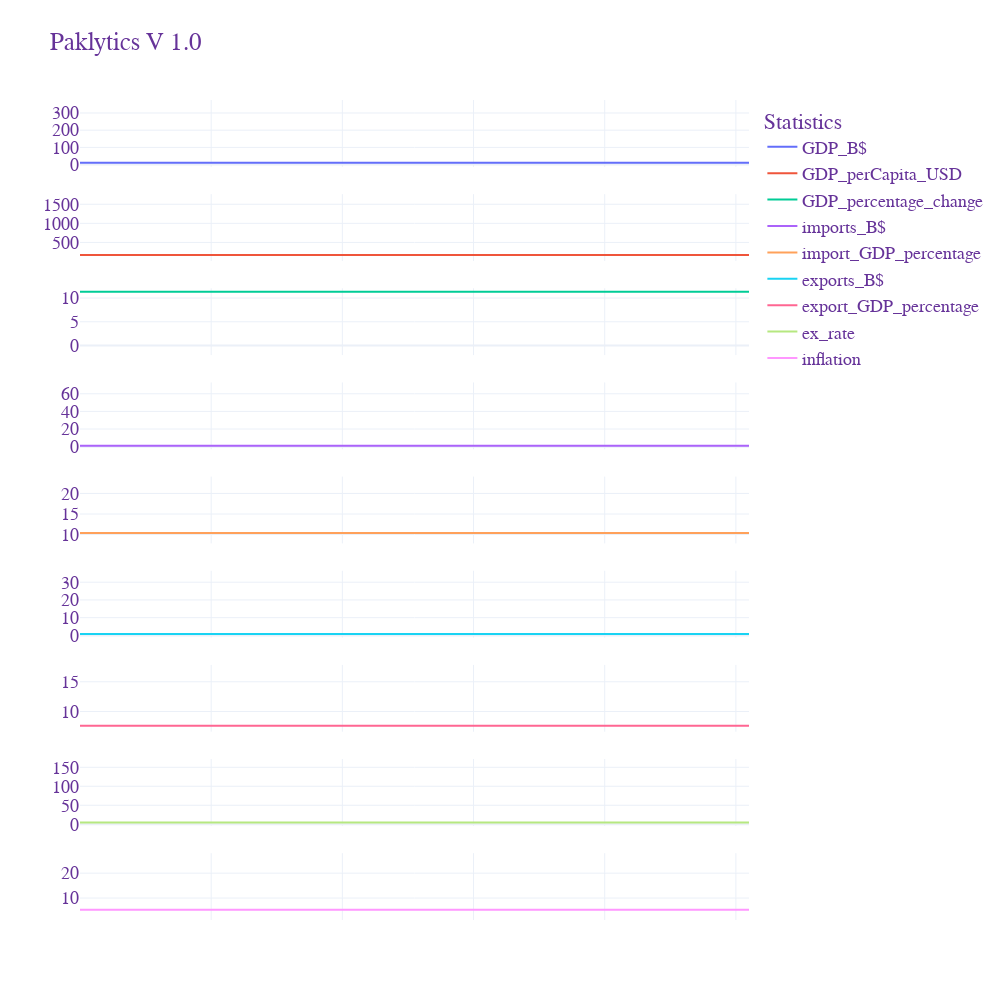
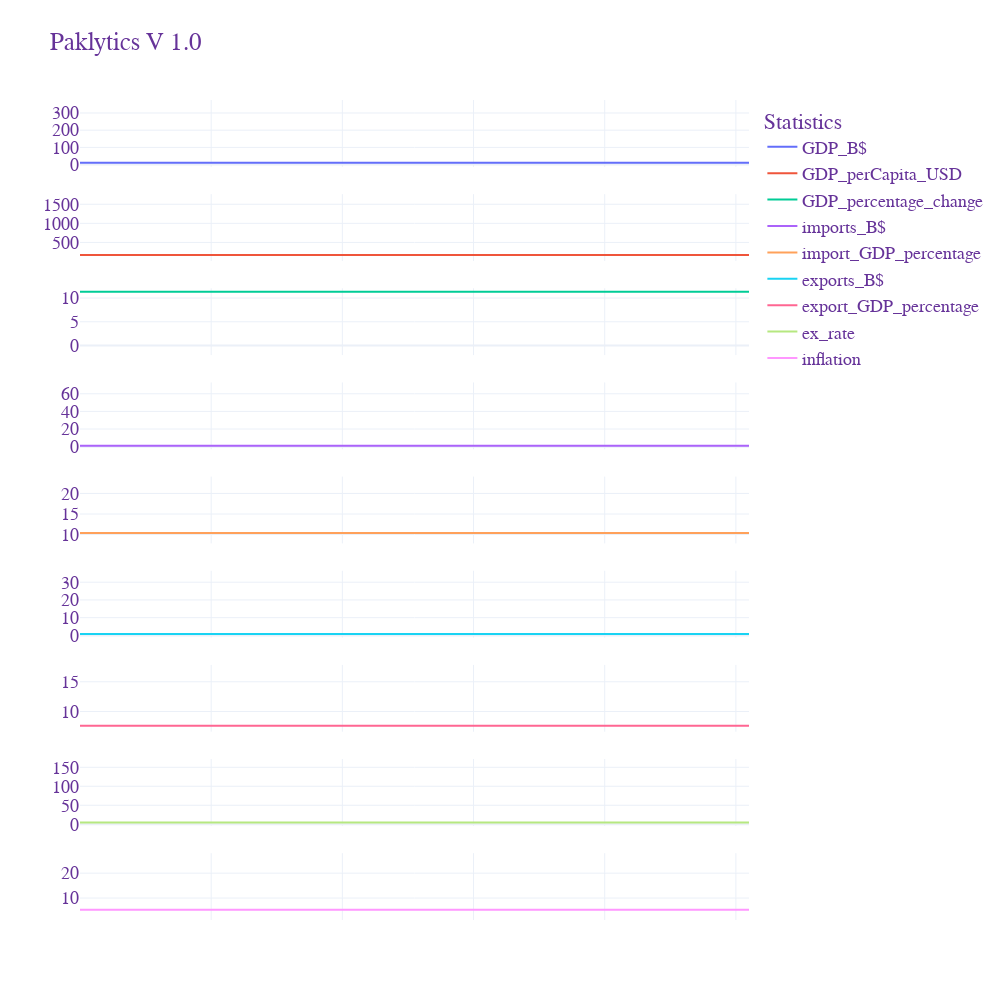

Here is the notebook cell these charts were saved with, in order:
### Code cell
# subplot setup
fig = make_subplots(rows=ncols, cols=1, shared_xaxes=True)

for i, col in enumerate(cols, start=1):
    fig.add_trace(go.Scatter(x=df[col].index, y=df[col].values, name=cols[i-1]), 
                  row=i, col=1, 
                   )
    
fig.update_layout(
    title="Paklytics V 1.0",
    #xaxis_title="X Axis Title",
    #yaxis_title="Y Axis Title",
    legend_title="Statistics",
    font=dict(
        family="Courier New, monospace",
        size=18,
        color="RebeccaPurple"
    ),
    autosize=False,
    width=1000,
    height=1000,
    hovermode='x unified')

#fig.update_yaxes(tickprefix = '$')
fig.update_xaxes(type='date', range=[df.index.min(),df.index.max()])

#fig.add_hline(y=0, line_width=3, line_dash="dash", line_color="black")
fig.update_layout(#height=600, width=1400,
    hovermode = "x unified",
    legend_traceorder="normal")
fig.update_traces(xaxis='x2')

fig.show()


# fig.update_yaxes(tickprefix = '$')
# fig.add_hline(y=0, line_width=3, line_dash="dash", line_color="black")

fig.show()
fig.write_html("economy/economy_2.html")
